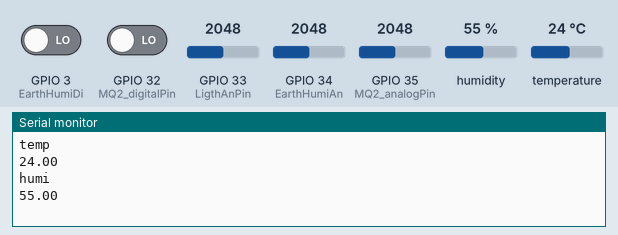
A program run on a simulated ESP32. Shown: the last lines printed to the serial monitor. The inputs (shaded band) are chosen by the test bench; at power-on: GPIO 33 (LigthAnPin) = 2048, GPIO 3 (EarthHumiDi) LOW, humidity 55 %, GPIO 34 (EarthHumiAn) = 2048, GPIO 35 (MQ2_analogPin) = 2048, temperature 24 °C, GPIO 32 (MQ2_digitalPin) LOW. WiFi joins after 1.5 s; servers stay silent unless stated; no MQTT or app messages arrive unless stated.

Above: at 2.7 s.
2.8 s: GPIO 33 (LigthAnPin) set to 360
At 4.4 s:
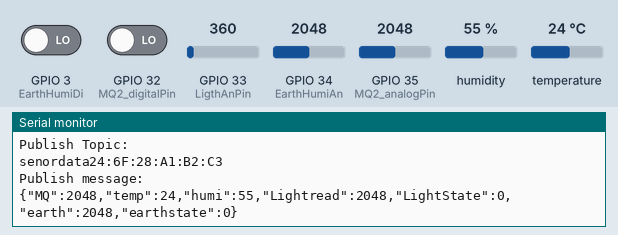
8.0 s: GPIO 3 (EarthHumiDi) driven HIGH
At 12.1 s:
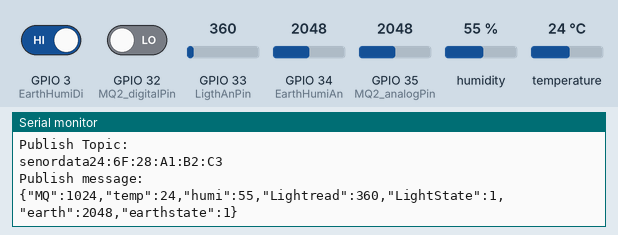
18.0 s: humidity set to 22 %
At 19.3 s:
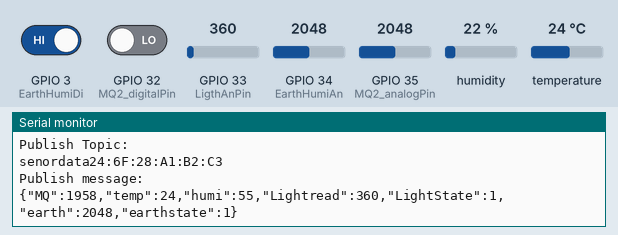
19.5 s: GPIO 34 (EarthHumiAn) set to 2866
At 19.71 s:
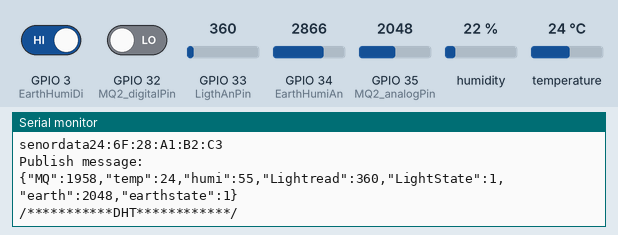
21.0 s: GPIO 35 (MQ2_analogPin) set to 2866
At 21.72 s:
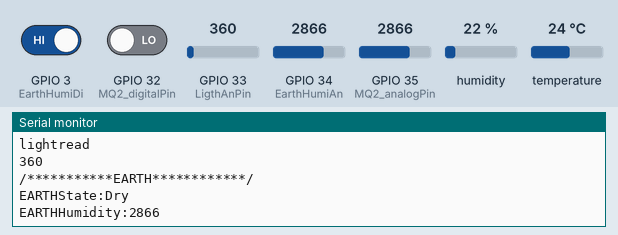
22.5 s: temperature set to 12 °C
At 23.6 s:
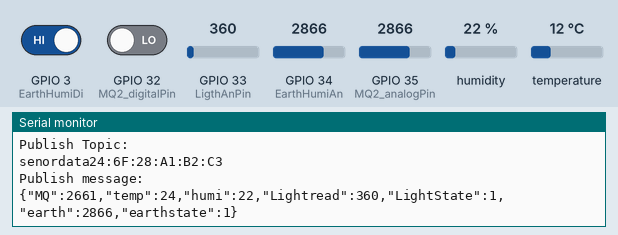
Timing chart, 0 to 25.0 s (numbered marks = the images above; inputs shaded):
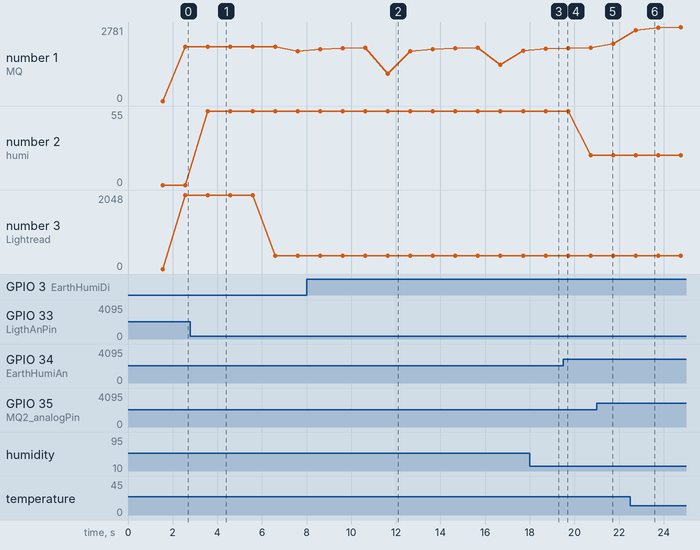

The program:

main.cpp
```cpp
#include <Adafruit_Sensor.h>
#include <DHT.h>
#include <DHT_U.h>
#include <Wire.h>
#include <LiquidCrystal_I2C.h>
#include <WiFi.h>
#include <PubSubClient.h>
#include <ArduinoJson.h>
/******************************************************************************************/
#define DHTPIN   4   //连接DHT传感器的数字引脚
#define DHTTYPE    DHT11     // DHT 11
/***********MQ-2************/
#define  MQ2_analogPin  35
#define  MQ2_digitalPin  32
/***********Earth************/
#define EarthHumiDi 3 //土壤传感器数字输入
#define EarthHumiAn  34 //土壤传感器模拟输入
/***********ligth************/
#define LigthAnPin 33//光敏的模拟数值读取引脚
/******************************************************************************************/
char* sensortopic="senordata";
/*************************************/
uint32_t MQaramNum;//阈值
unsigned int mqaver=0;//烟雾传感器平均值
void* mqaram;//烟雾报警信号
TaskHandle_t MQtask_Handle=NULL;//mq任务句柄
  static char*MqTopic="MQTASk";
  unsigned int MQaver=0;
  unsigned char MQi=0;
  unsigned int MQsum=0;
  unsigned int astate=0;
  unsigned int dstate=0;
  unsigned char MQaram=0;
/*************************************/
unsigned int humidityStatus=0;
unsigned int humidityAnalog=0;
TaskHandle_t EarthHumidityTask_Handle=NULL;
/*************************************/
DHT_Unified dht(DHTPIN, DHTTYPE);
uint32_t delayMS;
sensor_t sensor;//创建sensor对象
float DHTTemperture;//DHT温度
float DHTHumidity;//DHT湿度
TaskHandle_t DHTtask_Handle=NULL;//DHT任务句柄
/*************************************/
unsigned int LightAnalogRead;
TaskHandle_t LigthTask_Handle=NULL;//光敏传感任务句柄
unsigned char LightState;
/*************************************/
WiFiClient espClient;
PubSubClient mqttClient(espClient);
const char *ssid="...";
const char*psw="...";
const char*mqttServer="...";
char json_string[4096];
/******************************************************************************************/
void MQTask(void *MQTask);
void DHTTask(void *DHTTask);
void EarthHumidityTask(void *EarthHumidityTask);
void LigthTask(void *LigthTask);
void WifiSetup(const char *ssid,const char *psw);
void MQTTSetup();
void MQTTPublish(char* Topic, String message);
void getdata(unsigned int mq,float tem,float hum,unsigned int light,unsigned char LightState,unsigned int earth,unsigned int humidityStatus);
/******************************************************************************************/
void setup()
{
  Serial.begin(115200);
  WiFi.mode(WIFI_STA);
  WifiSetup(ssid,psw);//wifi的初始设置函数
  MQTTSetup();
  xTaskCreate(MQTask,"MQTask",1024,(void*) MQTask,3,&MQtask_Handle);
  xTaskCreate(DHTTask,"DHTTask",1024,(void*) DHTTask,3,&DHTtask_Handle);
  xTaskCreate(EarthHumidityTask,"EarthHumidityTask",1024,(void*) EarthHumidityTask,3,&EarthHumidityTask_Handle);
  xTaskCreate(LigthTask,"LigthTask",1024,(void*) LigthTask,3,&LigthTask_Handle);
}

void loop()
{
  getdata(MQaver,DHTTemperture,DHTHumidity,LightAnalogRead,LightState,humidityAnalog,humidityStatus);
  MQTTPublish(sensortopic,json_string);
  delay(1000);
}
/******************************************************************************************/
void MQTask(void *MQTask)
{
  pinMode(MQ2_analogPin,INPUT);
  pinMode(MQ2_digitalPin,INPUT);
  while(1)
  {
    astate=analogRead(MQ2_analogPin );
    dstate=digitalRead(MQ2_digitalPin );
    // Serial.println("astate");
    // Serial.println(astate);
    if(MQi==0)
    MQsum=astate;//如果计数器在一开始，那么总值就直接等于模拟值
    else if(MQi<=49)
    {
    MQsum=MQsum+astate;//如果不是的话就依次累加
    MQaver=MQsum/(MQi+1);//算五十次平均数
      if(MQi==49)
      {
        MQsum=0;
        MQi=0;
        mqaver=MQaver;
        Serial.println("/***********MQ************/");
        Serial.println("MQaver");
        Serial.println(MQaver);
      }
    }
    else if(MQi%4==0)
    {
      if(MQaver>=MQaramNum)
      {
        MQaram=1;
        mqaram=&MQaram;
        vTaskPrioritySet(MQtask_Handle,24);
      }
      else
      {
        vTaskPrioritySet(MQtask_Handle,1);
      }
    }
    MQi++;
    vTaskDelay(100/portTICK_PERIOD_MS);
  }
}
/******************************************************************************************/
void DHTTask(void *DHTTask)
{
  dht.begin();//dht的初始化
  sensors_event_t event;
  dht.temperature().getSensor(&sensor);//调用传感器类型数据
  delayMS = sensor.min_delay / 1000;
  while(1)
  {
  Serial.println("/***********DHT************/");
  delay(delayMS);
  //获取温度事件并打印其值。
  dht.temperature().getEvent(&event);//这里是调用dht对象温度数据
  Serial.println("temp");
  Serial.println(event.temperature);
  DHTTemperture=event.temperature;
  dht.humidity().getEvent(&event);//这里是调用dht对象湿度数据
  Serial.println("humi");
  Serial.println(event.relative_humidity);
  DHTHumidity=event.relative_humidity;
  vTaskDelay(5000/portTICK_PERIOD_MS);
  }
}
/******************************************************************************************/
void EarthHumidityTask(void *EarthHumidityTask)
{
  dht.begin();//dht的初始化
  while(1)
  {
  Serial.println("/***********EARTH************/");
  humidityStatus = digitalRead(EarthHumiDi);
  Serial.print("EARTHState:");
  if(humidityStatus){
    Serial.println("Dry");
  }else{
    Serial.println("Moist");
  }
  humidityAnalog = analogRead(EarthHumiAn);
  Serial.print("EARTHHumidity:");
  Serial.println(humidityAnalog);

  vTaskDelay(5000/portTICK_PERIOD_MS);
  }
}
/******************************************************************************************/
void LigthTask(void *LigthTask)
{
  while(1)
  {
  Serial.println("/***********LIGHT************/");
  pinMode(LigthAnPin,INPUT);
  LightAnalogRead=analogRead(LigthAnPin);

  if(LightAnalogRead>=400)
  {
    Serial.println("light---LOW");
    LightState=0;
  }
  else
  {
    Serial.println("light---HIGH");
    LightState=1;
  }
  Serial.println("lightread");
  Serial.println(LightAnalogRead);
  // MQTTPublish(LighTopic,Lightmessage );
   vTaskDelay(5000/portTICK_PERIOD_MS);
  }
}
/******************************************************************************************/
void WifiSetup(const char *ssid,const char *psw)
{
  WiFi.begin(ssid,psw);
  while(WiFi.status() !=WL_CONNECTED)
  {
    delay(30);
    Serial.print(".");
  }
  Serial.println("wifi connected");
  Serial.println("IP adress:");
  Serial.println(WiFi.localIP());
}
/******************************************************************************************/
void MQTTSetup()
{
  mqttClient.setServer(mqttServer,1883);
  String ClientId="esp32"+WiFi.macAddress();
  if(mqttClient.connect(ClientId.c_str()))
  {
    Serial.println("MQTT Server Connected.");
    Serial.println("Server Address: ");
    Serial.println(mqttServer);
    Serial.println("ClientId:");
    Serial.println(ClientId);
  }
  else
  {
    Serial.print("MQTT Server Connect Failed. Client State:");
    Serial.println(mqttClient.state());
    delay(3000);
  }
}
/******************************************************************************************/
void MQTTPublish(char* Topic, String message)
{
  String topicString =Topic+WiFi.macAddress();
  char publishTopic[topicString.length() + 1];
  strcpy(publishTopic, topicString.c_str());

  String messageString =message;
  char publishMsg[messageString.length() + 1];
  strcpy(publishMsg, messageString.c_str());

   if(mqttClient.publish(publishTopic, publishMsg))
    {
    Serial.println("Publish Topic:");Serial.println(publishTopic);
    Serial.println("Publish message:");Serial.println(publishMsg);
    }
   else
    {
    Serial.println("Message Publish Failed.");
    }
}
/******************************************************************************************/
void getdata(unsigned int mq,float tem,float hum,unsigned int light,unsigned char LightState,unsigned int earth,unsigned int humidityStatus)
{
  DynamicJsonDocument data(4096);
  data["MQ"]=mq;
  data["temp"]=tem;
  data["humi"]=hum;
  data["Lightread"]=light;
  data["LightState"]=LightState;
  data["earth"]=earth;
  data["earthstate"]=humidityStatus;
  serializeJson(data,json_string);
}
/******************************************************************************************/
void egg()
{
  //hellooooo =v=
  //I LOVE  WYW
  //开始躺平
}
```

Measured:
- after the input at 8.0 s, the serial monitor: prints a new line after 3.6 s (image 2)
- after the input at 21.0 s, the serial monitor: prints a new line after 0.33 s (image 5)
- plotted number 1: 2000 → 2149 after the input at 21.0 s
- plotted number 3: 2048 → 360 after the input at 2.8 s
